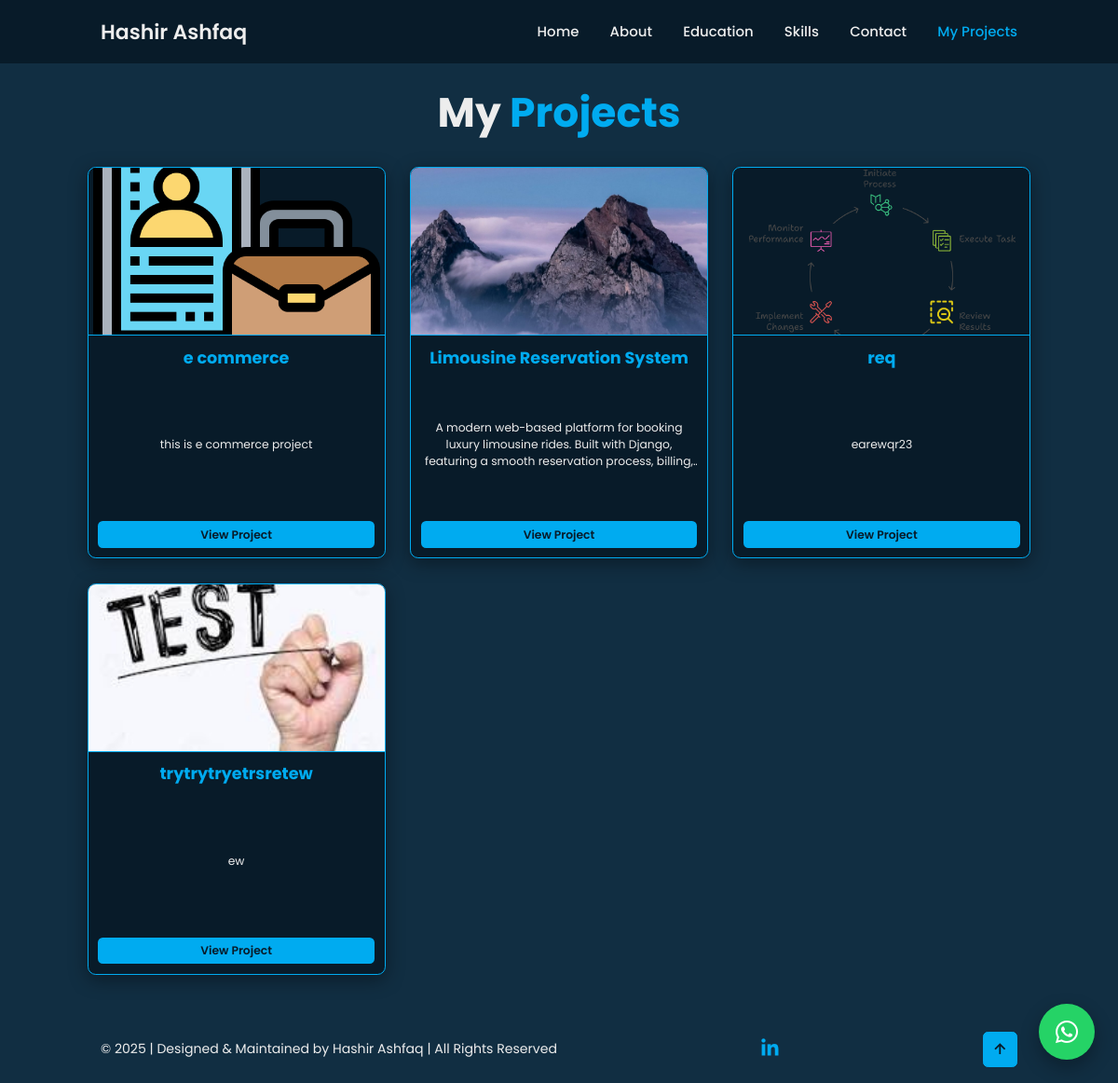
Screenshot of /project with the database file from the repository.
### myportfolio/models.py (models this page shows, shortened)
class Project(models.Model):
    title = models.CharField(max_length=200)
    short_description = models.TextField()
    long_description = models.TextField()
    image = models.ImageField(upload_to="projects/")
    link = models.URLField(blank=True, null=True)  # optional project link

### myportfolio/views.py (the view)
# urls.py: path('project', views.project_list, name='project'),
def project_list(request):
    projects = Project.objects.all()
    return render(request, "project.html", {"projects": projects})

### myportfolio/templates/project.html (shortened to what this page needs)
{% load static %}
<!DOCTYPE html>
<html lang="en">
<head>
    <link rel="stylesheet" href="{% static 'style.css' %}">
    <link href='https://unpkg.com/boxicons@2.1.4/css/boxicons.min.css' rel='stylesheet'>
</head>
<body>
    <header style="background-color: var(--bg-color);" class="header">
        <a href="{% url 'home' %}" class="logo">Hashir Ashfaq</a>
        <nav class="navbar">
            <a href="{% url 'home' %}#home">Home</a>
            <a href="{% url 'home' %}#about">About</a>
            <a href="{% url 'home' %}#education">Education</a>
            <a href="{% url 'home' %}#skills">Skills</a>
            <a href="{% url 'home' %}#contact">Contact</a>
            <a href="{% url 'project' %}" class="active">My Projects</a>
        </nav>
    </header>
<section class="projects show-animate" id="projects">
    <h2 class="heading">My <span>Projects</span></h2>
    <div class="projects-container">
        {% for project in projects %}
        <div class="project-box">
            <img src="{{ project.image.url }}" alt="{{ project.title }}">
            <div class="project-content">
                <h3>{{ project.title }}</h3>
                <p>{{ project.short_description }}</p>
                <a href="{% url 'project_detail' project.pk %}" class="btn">View Project</a>
            </div>
        </div>
        {% endfor %}
    </div>
</section>
    <a href="https://wa.me/923493982652" target="_blank" class="whatsapp-icon">
        <i class='bx bxl-whatsapp'></i>
    </a>
    <footer class="footer">
        <div class="footer-text">
            <p>© 2025 | Designed & Maintained by Hashir Ashfaq | All Rights Reserved</p>
        </div>
        <div class="footer-links">
            <a href="https://www.linkedin.com/in/hashir-ashfaq" target="_blank">
                <i class='bx bxl-linkedin'></i>
            </a>
        </div>
        <div class="footer-iconTop">
            <a href="#"><i class='bx bx-up-arrow-alt'></i></a>
        </div>
    </footer>
</body>
</html>

### myportfolio/static/style.css (style rules this page uses)
* { margin: 0; padding: 0; box-sizing: border-box; text-decoration: none; border: none; outline: none; scroll-behavior: smooth; font-family: 'Poppins', sans-serif; }
:root { --bg-color: #081b29; --second-bg-color: #112e42; --text-color: #ededed; --main-color: #00abf0; }
html { font-size: 62.5%; overflow-x: hidden; }
body { background: var(--bg-color); color: var(--text-color); }
.header { position: fixed; top: 0; left: 0; width: 100%; padding: 2rem 9%; background: transparent; display: flex; justify-content: space-between; align-items: center; z-index: 100; transition: .3s; }
.logo { position: relative; font-size: 2.5rem; color: var(--text-color); font-weight: 600; }
.navbar { position: relative; }
.navbar a { font-size: 1.7rem; color: var(--text-color); font-weight: 500; margin-left: 3.5rem; transition: .3s; }
.navbar a:hover, .navbar a.active { color: var(--main-color); }
section { min-height: 100vh; padding: 10rem 9% 2rem; }
.heading { position: relative; font-size: 5rem; margin-bottom: 3rem; text-align: center; }
span { color: var(--main-color); }
.footer { display: flex; justify-content: space-between; align-items: center; flex-wrap: wrap; padding: 2rem 9%; background: var(--second-bg-color); }
.footer-text, .footer-iconTop { position: relative; }
.footer-text p { font-size: 1.6rem; }
.footer-iconTop a { position: relative; display: inline-flex; justify-content: center; align-items: center; padding: .8rem; background: var(--main-color); border: .2rem solid var(--main-color); border-radius: .6rem; z-index: 1; overflow: hidden; }
.footer-iconTop a::before { content: ''; position: absolute; top: 0; left: 0; width: 0; height: 100%; background: var(--second-bg-color); z-index: -1; transition: .5s; }
.footer-iconTop a i { font-size: 2.4rem; color: var(--bg-color); transition: .5s; }
@media (max-width: 1200px) { html { font-size: 55%; } }
.whatsapp-icon { position: fixed; bottom: 25px; right: 25px; width: 60px; height: 60px; background: #25D366; color: white; border-radius: 50%; display: flex; justify-content: center; align-items: center; font-size: 32px; z-index: 1000; box-shadow: 0 8px 20px rgba(0,0,0,0.3); animation: float 2.5s infinite ease-in-out; transition: transform 0.3s ease, box-shadow 0.3s ease; }
.footer { display: flex; justify-content: space-between; align-items: center; flex-wrap: wrap; padding: 2rem 9%; background: var(--second-bg-color); position: relative; z-index: 10; }
.footer-links { display: flex; gap: 15px; }
.footer-links a { color: var(--main-color); font-size: 24px; transition: transform 0.3s, color 0.3s; }
.projects { min-height: auto; padding: 10rem 9% 5rem; background: var(--second-bg-color); }
.projects .heading { font-size: 5rem; margin-bottom: 3rem; text-align: center; }
.projects-container { display: grid; grid-template-columns: repeat(3, 1fr); gap: 3rem; justify-content: center; max-width: 1100px; margin: 0 auto; }
.project-box { width: 320px; height: 420px; margin: 0 auto; display: flex; flex-direction: column; background: var(--bg-color); border-radius: 1rem; overflow: hidden; border: .2rem solid var(--main-color); box-shadow: 0 5px 20px rgba(0,0,0,0.4); transition: transform 0.4s ease, box-shadow 0.4s ease; }
.project-box img { width: 100%; height: 180px; object-fit: cover; border-bottom: .2rem solid var(--main-color); }
.project-content { flex: 1; display: flex; flex-direction: column; justify-content: space-between; padding: 1.2rem; text-align: center; }
.project-content h3 { font-size: 2rem; margin-bottom: 0.8rem; color: var(--main-color); }
.project-content p { font-size: 1.4rem; color: var(--text-color); margin-bottom: 1rem; display: -webkit-box; -webkit-line-clamp: 3; -webkit-box-orient: vertical; overflow: hidden; text-overflow: ellipsis; }
.project-content .btn { display: inline-block; padding: 0.6rem 1.2rem; background: var(--main-color); color: var(--bg-color); font-size: 1.4rem; font-weight: 600; border-radius: .6rem; transition: 0.3s ease; }

### rows the page displays
Project: image (picture), title "e commerce", short_description "this is e commerce project"
Project: image (picture), title "Limousine Reservation System", short_description "A modern web-based platform for booking luxury limousine rides. Built with Django, featuring a smooth reservation process,…"
Project: image (picture), title "req", short_description "earewqr23"
Project: image (picture), title "trytrytryetrsretew", short_description "ew"
